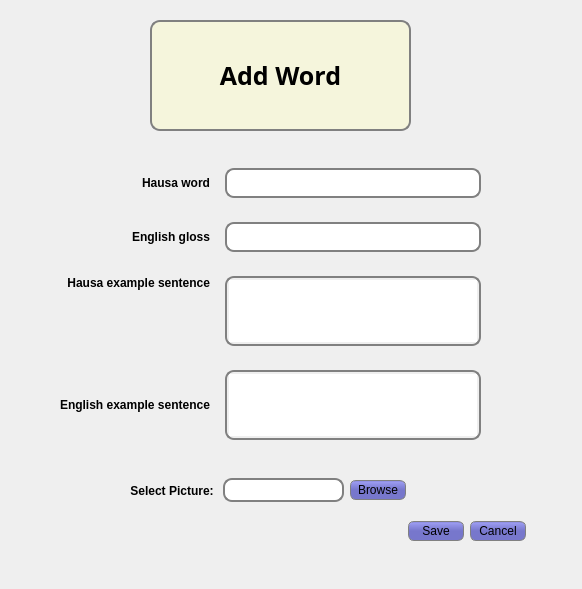
<?xml version="1.0" encoding="UTF-8"?>
<ui version="4.0">
 <class>Form</class>
 <widget class="QWidget" name="Form">
  <property name="geometry">
   <rect>
    <x>0</x>
    <y>0</y>
    <width>582</width>
    <height>589</height>
   </rect>
  </property>
  <property name="windowTitle">
   <string>Form</string>
  </property>
  <property name="styleSheet">
   <string notr="true">QLineEdit, QTextEdit{
padding: 2px;
border: 2px solid gray;
border-radius: 9px
}

QLabel{
font-weight: bold;
font-size: 12px
}

#disp{
border: 2px solid gray;
border-radius: 10px;
background-color: beige;
padding:2px;
font-size: 25px;
font-family: Tempus Sans ITC;
}

QPushButton{
border: 1px solid grey;
border-radius: 6px;
background-color: QLinearGradient( x1: 0, y1: 0, x2: 0, y2: 1, stop: 0 #88d, stop: 0.1 #99e, stop: 0.49 #77c);
padding: 2px;
width: 50px;
}</string>
  </property>
  <widget class="QLabel" name="disp">
   <property name="geometry">
    <rect>
     <x>150</x>
     <y>20</y>
     <width>261</width>
     <height>111</height>
    </rect>
   </property>
   <property name="text">
    <string>Add Word</string>
   </property>
   <property name="textFormat">
    <enum>Qt::RichText</enum>
   </property>
   <property name="alignment">
    <set>Qt::AlignCenter</set>
   </property>
  </widget>
  <widget class="QDialogButtonBox" name="buttonBox">
   <property name="geometry">
    <rect>
     <x>370</x>
     <y>520</y>
     <width>156</width>
     <height>23</height>
    </rect>
   </property>
   <property name="standardButtons">
    <set>QDialogButtonBox::Cancel|QDialogButtonBox::Save</set>
   </property>
  </widget>
  <widget class="QWidget" name="layoutWidget">
   <property name="geometry">
    <rect>
     <x>60</x>
     <y>150</y>
     <width>444</width>
     <height>311</height>
    </rect>
   </property>
   <layout class="QGridLayout" name="gridLayout">
    <property name="horizontalSpacing">
     <number>15</number>
    </property>
    <item row="0" column="0">
     <widget class="QLabel" name="label">
      <property name="text">
       <string>Hausa word</string>
      </property>
      <property name="alignment">
       <set>Qt::AlignRight|Qt::AlignTrailing|Qt::AlignVCenter</set>
      </property>
     </widget>
    </item>
    <item row="1" column="2">
     <spacer name="horizontalSpacer">
      <property name="orientation">
       <enum>Qt::Horizontal</enum>
      </property>
      <property name="sizeHint" stdset="0">
       <size>
        <width>40</width>
        <height>20</height>
       </size>
      </property>
     </spacer>
    </item>
    <item row="2" column="0">
     <widget class="QLabel" name="label_3">
      <property name="text">
       <string>Hausa example sentence</string>
      </property>
      <property name="alignment">
       <set>Qt::AlignRight|Qt::AlignTop|Qt::AlignTrailing</set>
      </property>
     </widget>
    </item>
    <item row="0" column="1">
     <widget class="QLineEdit" name="hWord">
      <property name="minimumSize">
       <size>
        <width>256</width>
        <height>30</height>
       </size>
      </property>
      <property name="clearButtonEnabled">
       <bool>true</bool>
      </property>
     </widget>
    </item>
    <item row="1" column="1">
     <widget class="QLineEdit" name="eWord">
      <property name="minimumSize">
       <size>
        <width>256</width>
        <height>30</height>
       </size>
      </property>
      <property name="clearButtonEnabled">
       <bool>true</bool>
      </property>
     </widget>
    </item>
    <item row="1" column="0">
     <widget class="QLabel" name="label_2">
      <property name="text">
       <string>English gloss</string>
      </property>
      <property name="alignment">
       <set>Qt::AlignRight|Qt::AlignTrailing|Qt::AlignVCenter</set>
      </property>
     </widget>
    </item>
    <item row="2" column="1">
     <widget class="QTextEdit" name="hExample">
      <property name="maximumSize">
       <size>
        <width>256</width>
        <height>70</height>
       </size>
      </property>
     </widget>
    </item>
    <item row="3" column="0">
     <widget class="QLabel" name="label_4">
      <property name="text">
       <string>English example sentence</string>
      </property>
     </widget>
    </item>
    <item row="3" column="1">
     <widget class="QTextEdit" name="eExample">
      <property name="minimumSize">
       <size>
        <width>256</width>
        <height>70</height>
       </size>
      </property>
      <property name="maximumSize">
       <size>
        <width>256</width>
        <height>70</height>
       </size>
      </property>
     </widget>
    </item>
   </layout>
  </widget>
  <widget class="QWidget" name="layoutWidget">
   <property name="geometry">
    <rect>
     <x>130</x>
     <y>470</y>
     <width>276</width>
     <height>41</height>
    </rect>
   </property>
   <layout class="QHBoxLayout" name="horizontalLayout">
    <item>
     <widget class="QLabel" name="label_5">
      <property name="text">
       <string>Select Picture: </string>
      </property>
      <property name="alignment">
       <set>Qt::AlignRight|Qt::AlignTrailing|Qt::AlignVCenter</set>
      </property>
     </widget>
    </item>
    <item>
     <widget class="QLineEdit" name="imageFileName"/>
    </item>
    <item>
     <widget class="QPushButton" name="btn_browse">
      <property name="text">
       <string>Browse</string>
      </property>
     </widget>
    </item>
   </layout>
  </widget>
 </widget>
 <resources/>
 <connections/>
</ui>
